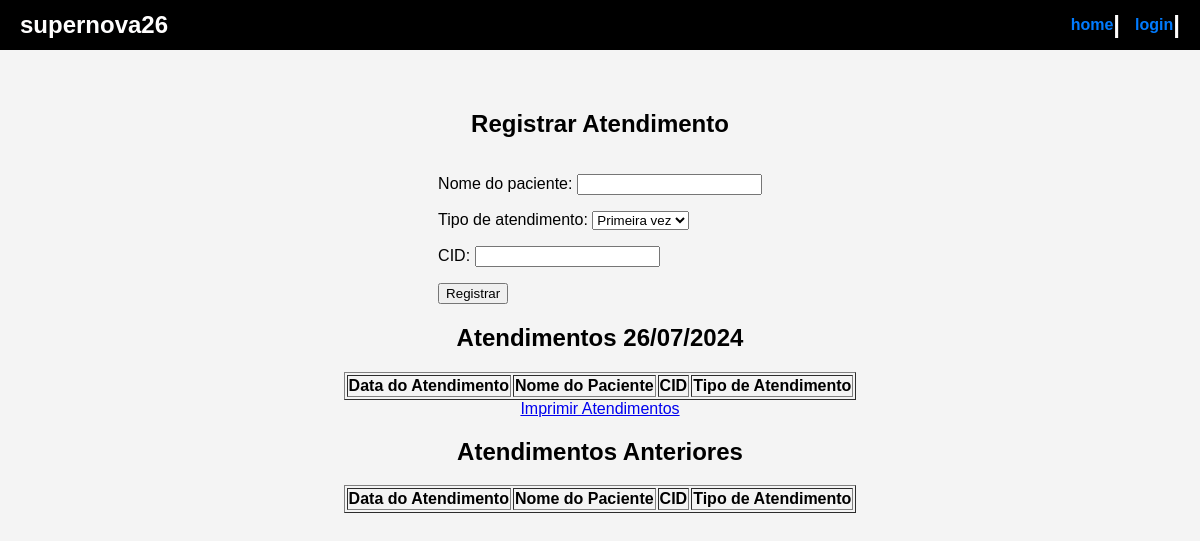
The app's page /consultas/, older data.
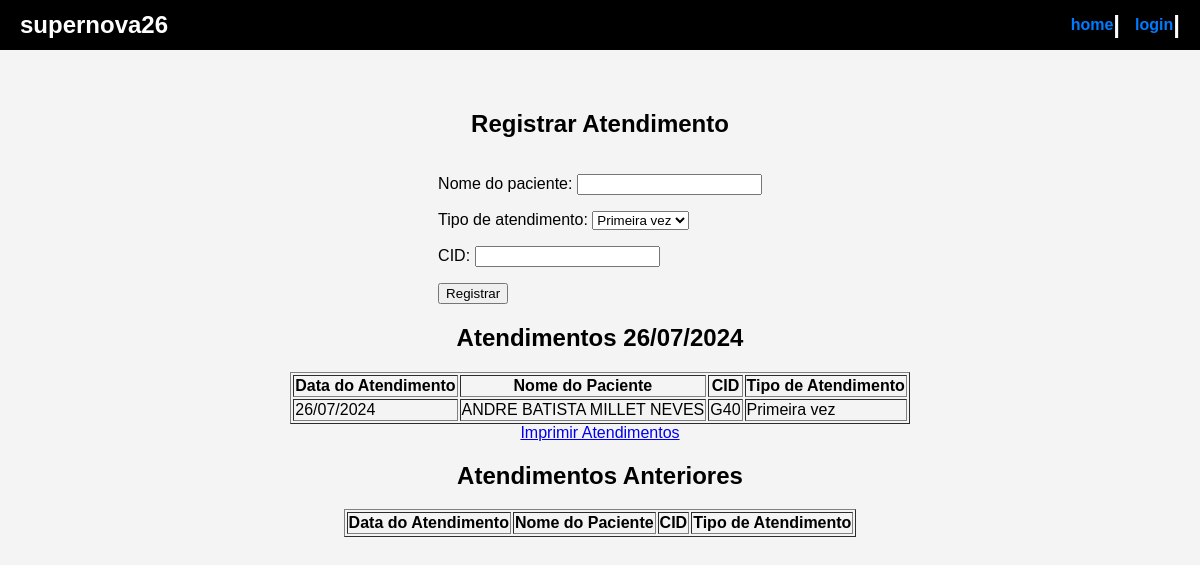
The same page, newer data.
### consultas/models.py (models this page shows, shortened)
class Atendimento(models.Model):
    PRIMEIRA_VEZ = 'PV'
    RETORNO = 'RT'
    TIPO_ATENDIMENTO_CHOICES = [
        (PRIMEIRA_VEZ, 'Primeira vez'),
        (RETORNO, 'Retorno'),
    ]
    data_consulta = models.DateField(auto_now_add=True, verbose_name='Data da consulta')
    nome_paciente = models.CharField(max_length=255, verbose_name='Nome do paciente')
    tipo_atendimento = models.CharField(
        max_length=2,
        choices=TIPO_ATENDIMENTO_CHOICES,
        default=PRIMEIRA_VEZ,
        verbose_name='Tipo de atendimento'
    )
    cid = models.CharField(max_length=10, verbose_name='CID')
    class Meta:
        db_table = 'consultas_atendimento'

### consultas/views.py (the view)
# urls.py: path('', views.registrar_atendimento, name='lista_atendimentos'),
def registrar_atendimento(request):
    if request.method == 'POST':
        form = AtendimentoForm(request.POST)
        if form.is_valid():
            form.save()
            return redirect('lista_atendimentos')
    else:
        form = AtendimentoForm()
    atendimentos_hoje = Atendimento.objects.filter(data_consulta=date.today())
    atendimentos_anteriores = Atendimento.objects.exclude(data_consulta=date.today())
    data_atual = date.today().strftime('%d/%m/%Y')
    return render(request, 'consultas/registrar_atendimento.html', {
        'form': form,
        'atendimentos_hoje': atendimentos_hoje,
        'atendimentos_anteriores': atendimentos_anteriores,
        'data_atual': data_atual,
    })

### consultas/forms.py
class AtendimentoForm(forms.ModelForm):
    class Meta:
        model = Atendimento
        fields = ['nome_paciente', 'tipo_atendimento', 'cid']

### consultas/templates/consultas/registrar_atendimento.html (shortened to what this page needs)
{% extends 'layout.html' %}
{% block content %}
  <h2>Registrar Atendimento</h2>
  <form method="post">
    {{ form.as_p }}
    <button type="submit">Registrar</button>
  </form>
  <h2>Atendimentos {{ data_atual }}</h2>
  <table border="1">
    <thead>
      <tr>
        <th>Data do Atendimento</th>
        <th>Nome do Paciente</th>
        <th>CID</th>
        <th>Tipo de Atendimento</th>
      </tr>
    </thead>
    <tbody>
      {% for atendimento in atendimentos_hoje %}
        <tr>
          <td>{{ atendimento.data_consulta|date:"d/m/Y" }}</td>
          <td>{{ atendimento.nome_paciente }}</td>
          <td>{{ atendimento.cid }}</td>
          <td>{{ atendimento.get_tipo_atendimento_display }}</td>
        </tr>
      {% endfor %}
    </tbody>
  </table>
  <a href="{% url 'consultas:imprimir_atendimentos' %}" target="_blank">Imprimir Atendimentos</a>
  <h2>Atendimentos Anteriores</h2>
  <table border="1">
    <thead>
      <tr>
        <th>Data do Atendimento</th>
        <th>Nome do Paciente</th>
        <th>CID</th>
        <th>Tipo de Atendimento</th>
      </tr>
    </thead>
  </table>
{% endblock %}

### templates/layout.html (shortened to what this page needs)
<!DOCTYPE html>
{% load static %}
<html lang="en">
<head>
    <link rel="stylesheet" href="{% static 'css/style.css' %}">
</head>
<body>
    <nav>
        <h3>supernova26<h3>
        <div class="nav-links">
            <a href="/">home</a> |
            <a href="/login">login</a> |
        </div>
    </nav>
    <main>
        {% block content %}
        {% endblock content %}
    </main>
</body>
</html>

### static/css/style.css (style rules this page uses)
body { font-family: Arial, sans-serif; margin: 0; padding: 0; background-color: #f4f4f4; }
main { display: flex; justify-content: center; align-items: center; flex-direction: column; padding: 20px; margin-top: 70px; }
nav { display: flex; justify-content: space-between; align-items: center; background-color: #000; padding: 10px 20px; color: #fff; position: fixed; top: 0; left: 0; width: 100%; height: 50px; z-index: 1000; box-sizing: border-box; }
nav h3 { margin: 0; font-size: 1.5rem; color: #fffefe; }
nav .nav-links { display: flex; align-items: center; }
nav .nav-links a { margin-left: 15px; text-decoration: none; color: #007bff; font-size: 1rem; }
nav .nav-links a:last-child { margin-right: 0; }

Row changes from the older to the newer data that the page shows:
added Atendimento: data_consulta "26/07/2024", nome_paciente "ANDRE BATISTA MILLET NEVES", cid "G40", tipo_atendimento "Primeira vez"
